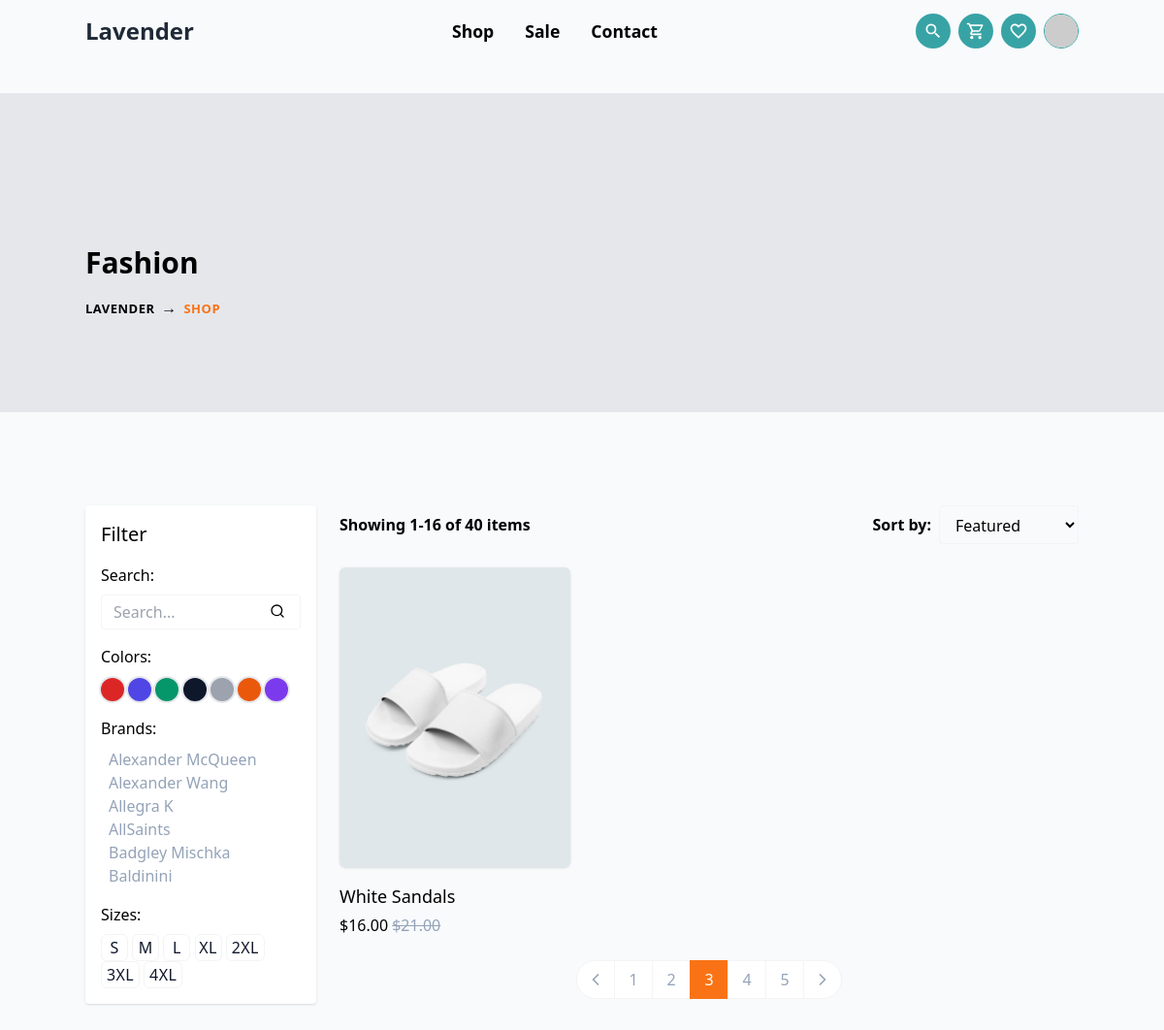
Page /shop (signed in) on the earlier database version.
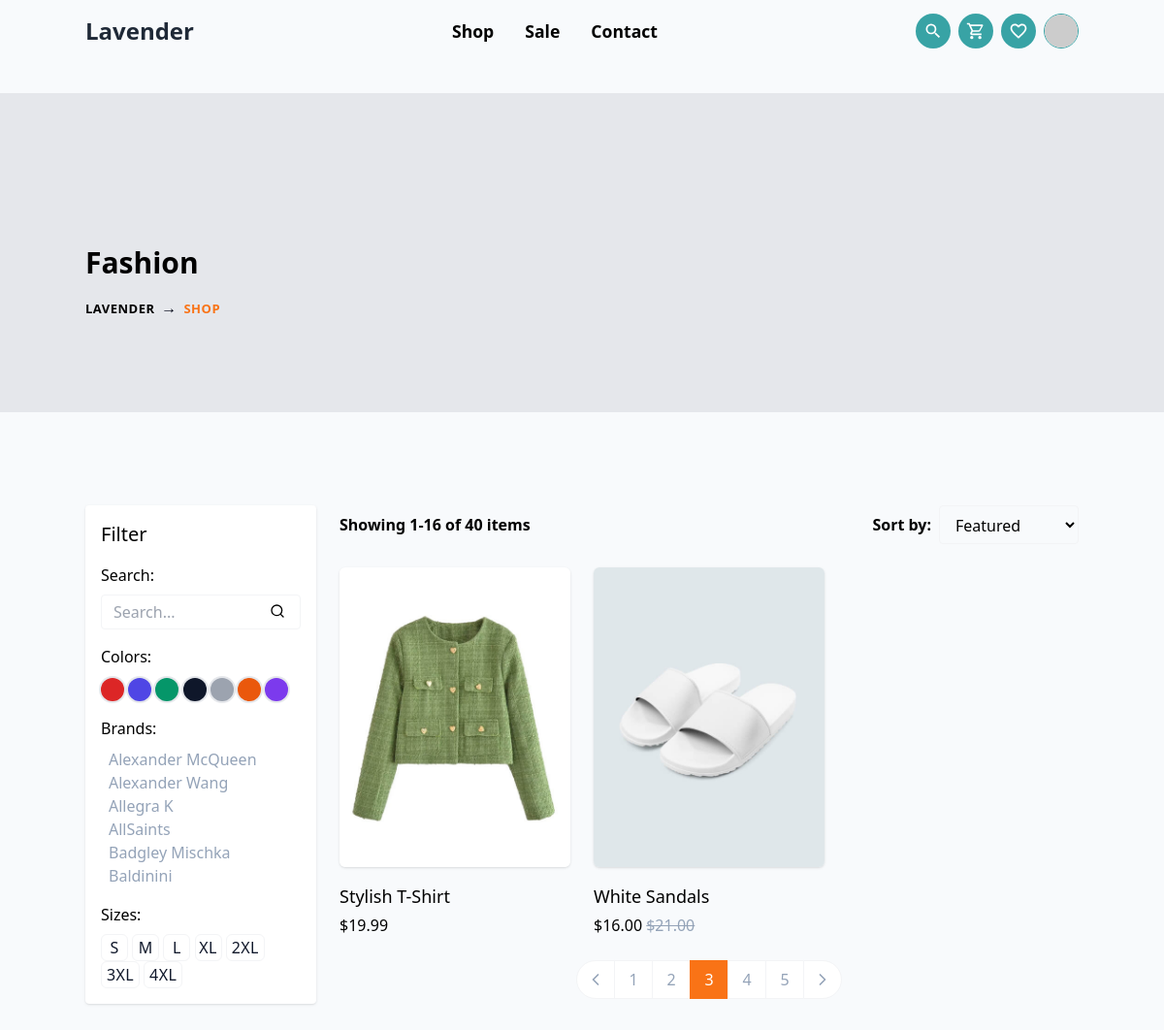
Same page on the later database version.
### project/models/products.py (models this page shows, shortened)
class ProductVariationImage(db.Model):
    __tablename__ = 'product_variation_images'
    id = Column(Integer, primary_key=True)
    image_url = Column(String, nullable=False)  # URL or path to the image
    variation_id = Column(Integer, ForeignKey('product_variations.id', name='fk_product_variation_images_product_variation'), nullable=False)

class Product(BaseModel):
    __tablename__ = 'products'
    id = Column(Integer, primary_key=True)
    name = Column(String(100), nullable=False)
    description = Column(Text, nullable=False)
    price = Column(Float, nullable=False)  # Base price, can be overridden by variation
    stock = Column(Integer, nullable=False, default=1)  # General stock, variations override if needed
    user_id = Column(Integer, ForeignKey('users.uid', name='fk_products_user'))
    variations = relationship('ProductVariation', backref='product', lazy=True)

class ProductVariation(BaseModel):
    __tablename__ = 'product_variations'
    id = Column(Integer, primary_key=True)
    color = Column(String(50), nullable=False)  # Color variation
    size = Column(String(50), nullable=True)  # Size variation, optional
    price = Column(Float, nullable=False)  # Price specific to this variation
    stock = Column(Integer, nullable=False, default=1)  # Stock for this variation
    product_id = Column(Integer, ForeignKey('products.id', name='fk_product_variations_product'), nullable=False)
    images = relationship('ProductVariationImage', backref='variation', lazy=True)

### project/app/routes.py (the view)
@app.route('/shop')
def shop():
    products = Product.query.all()  # Get all products
    product_data = []
    for product in products:
        if product.variations:  # Ensure the product has variations
            primary_variation = product.variations[0]  # Default to the first variation
            primary_image = primary_variation.images[0].image_url if primary_variation.images else '/static/default_image.jpg'
            product_data.append({
                'id': product.id,
                'name': product.name,
                'description': product.description,
                'price': primary_variation.price,
                'variation': f'{primary_variation.color} {primary_variation.size}',
                'image_url': primary_image
            })
    return render_template('app/shop.html', products=product_data)

### project/models/users.py (called while the page is built)
    def get_profile_picture_url(self):
        return str(self.profile_picture.url) if self.profile_picture else 'https://via.placeholder.com/120'

### project/app/templates/app/shop.html (shortened to what the changed rows need)
{% extends 'app/base.html' %}
{% block content %}
<section class="pt-24 w-full h-full">
    <div class="container mx-auto">
        <section class="relative md:py-24 py-16">
            <div class="container relative">
                <div class="grid md:grid-cols-12 sm:grid-cols-2 grid-cols-1 gap-6">
                    <div class="lg:col-span-9 md:col-span-8 ">
                        <div class="grid lg:grid-cols-3 md:grid-cols-2 grid-cols-1 gap-6">
                            {% for product in products %}
                            <div class="group">
                                <a href="{{ url_for('app.product_details', product_id=product['id']) }}">
                                    <div class="relative overflow-hidden shadow dark:shadow-gray-800 group-hover:shadow-lg group-hover:dark:shadow-gray-800 rounded-md duration-500">
                                        <img src="{{ product['image_url'] }}" class="group-hover:scale-110 duration-500" alt="{{ product['name'] }}">
                                    </div>
                                    <div class="mt-4">
                                        <a href="{{ url_for('app.product_details', product_id=product['id']) }}" class="hover:text-orange-500 text-lg font-medium">{{ product['name'] }}</a>
                                        <div class="flex justify-between items-center mt-1">
                                            <p>${{ product['price'] }}
                                            </p>
                                        </div>
                                    </div>
                                </a>
                            </div>
                            {% endfor %}
                        </div>
                    </div>
                </div>
            </div>
        </section>
    </div>
</section>
{% endblock %}

Differences in the rows shown:
added ProductVariationImage: image_url (picture)
added Product: name "Stylish T-Shirt"
added ProductVariation: price "19.99"
